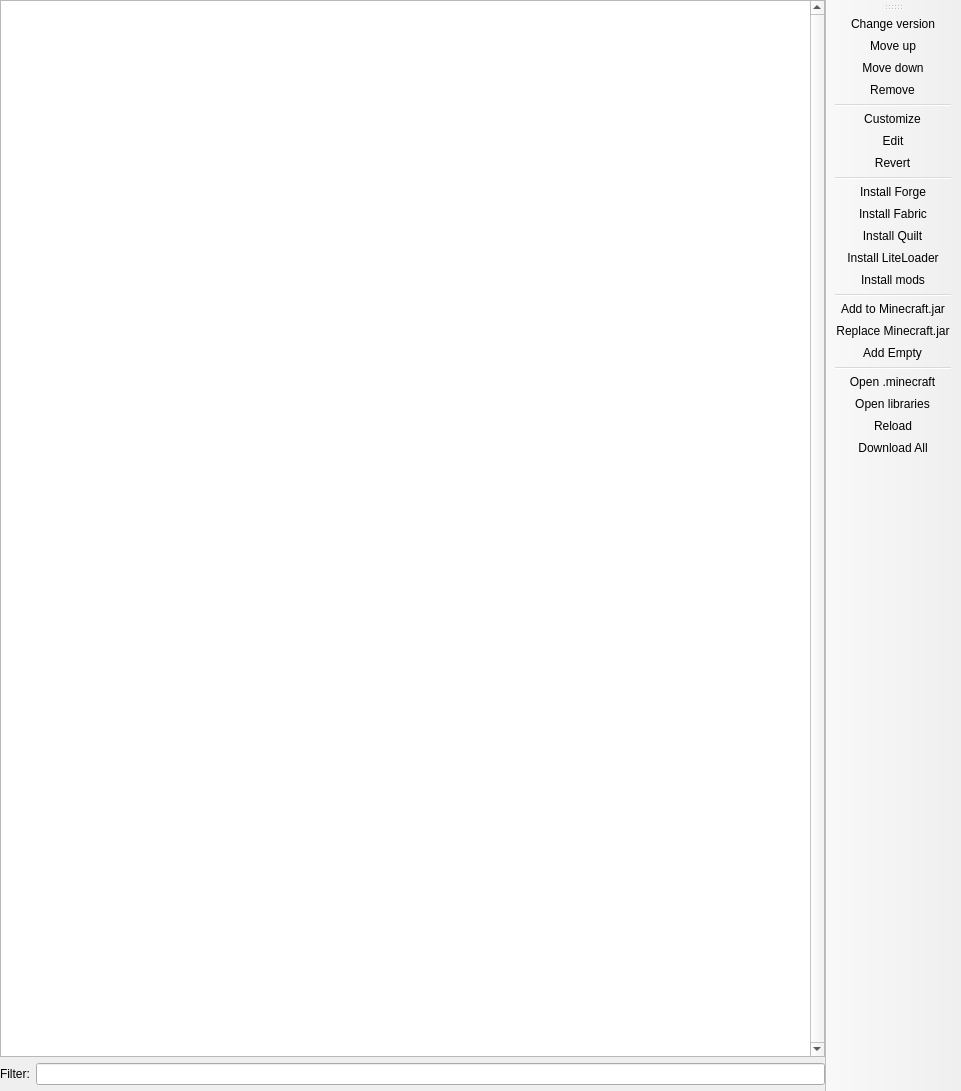
<?xml version="1.0" encoding="UTF-8"?>
<ui version="4.0">
 <class>VersionPage</class>
 <widget class="QMainWindow" name="VersionPage">
  <property name="geometry">
   <rect>
    <x>0</x>
    <y>0</y>
    <width>961</width>
    <height>1091</height>
   </rect>
  </property>
  <widget class="QWidget" name="centralwidget">
   <layout class="QHBoxLayout" name="horizontalLayout">
    <property name="leftMargin">
     <number>0</number>
    </property>
    <property name="topMargin">
     <number>0</number>
    </property>
    <property name="rightMargin">
     <number>0</number>
    </property>
    <property name="bottomMargin">
     <number>0</number>
    </property>
    <item>
     <layout class="QVBoxLayout" name="verticalLayout">
      <item>
       <widget class="ModListView" name="packageView">
        <property name="verticalScrollBarPolicy">
         <enum>Qt::ScrollBarAlwaysOn</enum>
        </property>
        <property name="horizontalScrollBarPolicy">
         <enum>Qt::ScrollBarAlwaysOff</enum>
        </property>
        <property name="sortingEnabled">
         <bool>false</bool>
        </property>
        <property name="headerHidden">
         <bool>false</bool>
        </property>
        <attribute name="headerVisible">
         <bool>true</bool>
        </attribute>
       </widget>
      </item>
      <item>
       <layout class="QGridLayout" name="gridLayout_2">
        <item row="0" column="1">
         <widget class="QLineEdit" name="filterEdit"/>
        </item>
        <item row="0" column="0">
         <widget class="QLabel" name="filterLabel">
          <property name="text">
           <string>Filter:</string>
          </property>
         </widget>
        </item>
       </layout>
      </item>
      <item>
       <widget class="InfoFrame" name="frame">
        <property name="sizePolicy">
         <sizepolicy hsizetype="Preferred" vsizetype="Minimum">
          <horstretch>0</horstretch>
          <verstretch>0</verstretch>
         </sizepolicy>
        </property>
       </widget>
      </item>
     </layout>
    </item>
   </layout>
  </widget>
  <widget class="WideBar" name="toolBar">
   <property name="windowTitle">
    <string>Actions</string>
   </property>
   <property name="allowedAreas">
    <set>Qt::LeftToolBarArea|Qt::RightToolBarArea</set>
   </property>
   <property name="toolButtonStyle">
    <enum>Qt::ToolButtonTextOnly</enum>
   </property>
   <property name="floatable">
    <bool>false</bool>
   </property>
   <attribute name="toolBarArea">
    <enum>RightToolBarArea</enum>
   </attribute>
   <attribute name="toolBarBreak">
    <bool>false</bool>
   </attribute>
   <addaction name="actionChange_version"/>
   <addaction name="actionMove_up"/>
   <addaction name="actionMove_down"/>
   <addaction name="actionRemove"/>
   <addaction name="separator"/>
   <addaction name="actionCustomize"/>
   <addaction name="actionEdit"/>
   <addaction name="actionRevert"/>
   <addaction name="separator"/>
   <addaction name="actionInstall_Forge"/>
   <addaction name="actionInstall_Fabric"/>
   <addaction name="actionInstall_Quilt"/>
   <addaction name="actionInstall_LiteLoader"/>
   <addaction name="actionInstall_mods"/>
   <addaction name="separator"/>
   <addaction name="actionAdd_to_Minecraft_jar"/>
   <addaction name="actionReplace_Minecraft_jar"/>
   <addaction name="actionAdd_Empty"/>
   <addaction name="separator"/>
   <addaction name="actionMinecraftFolder"/>
   <addaction name="actionLibrariesFolder"/>
   <addaction name="actionReload"/>
   <addaction name="actionDownload_All"/>
  </widget>
  <action name="actionChange_version">
   <property name="text">
    <string>Change version</string>
   </property>
   <property name="toolTip">
    <string>Change version of the selected package.</string>
   </property>
  </action>
  <action name="actionMove_up">
   <property name="text">
    <string>Move up</string>
   </property>
   <property name="toolTip">
    <string>Make the selected package apply sooner.</string>
   </property>
  </action>
  <action name="actionMove_down">
   <property name="text">
    <string>Move down</string>
   </property>
   <property name="toolTip">
    <string>Make the selected package apply later.</string>
   </property>
  </action>
  <action name="actionRemove">
   <property name="text">
    <string>Remove</string>
   </property>
   <property name="toolTip">
    <string>Remove selected package from the instance.</string>
   </property>
  </action>
  <action name="actionCustomize">
   <property name="text">
    <string>Customize</string>
   </property>
   <property name="toolTip">
    <string>Customize selected package.</string>
   </property>
  </action>
  <action name="actionEdit">
   <property name="text">
    <string>Edit</string>
   </property>
   <property name="toolTip">
    <string>Edit selected package.</string>
   </property>
  </action>
  <action name="actionRevert">
   <property name="text">
    <string>Revert</string>
   </property>
   <property name="toolTip">
    <string>Revert the selected package to default.</string>
   </property>
  </action>
  <action name="actionInstall_Forge">
   <property name="text">
    <string>Install Forge</string>
   </property>
   <property name="toolTip">
    <string>Install the Minecraft Forge package.</string>
   </property>
  </action>
  <action name="actionInstall_Fabric">
   <property name="text">
    <string>Install Fabric</string>
   </property>
   <property name="toolTip">
    <string>Install the Fabric Loader package.</string>
   </property>
  </action>
  <action name="actionInstall_Quilt">
   <property name="text">
    <string>Install Quilt</string>
   </property>
   <property name="toolTip">
    <string>Install the Quilt Loader package.</string>
   </property>
  </action>
  <action name="actionInstall_LiteLoader">
   <property name="text">
    <string>Install LiteLoader</string>
   </property>
   <property name="toolTip">
    <string>Install the LiteLoader package.</string>
   </property>
  </action>
  <action name="actionInstall_mods">
   <property name="text">
    <string>Install mods</string>
   </property>
   <property name="toolTip">
    <string>Install normal mods.</string>
   </property>
  </action>
  <action name="actionAdd_to_Minecraft_jar">
   <property name="text">
    <string>Add to Minecraft.jar</string>
   </property>
   <property name="toolTip">
    <string>Add a mod into the Minecraft jar file.</string>
   </property>
  </action>
  <action name="actionReplace_Minecraft_jar">
   <property name="text">
    <string>Replace Minecraft.jar</string>
   </property>
  </action>
  <action name="actionAdd_Empty">
   <property name="text">
    <string>Add Empty</string>
   </property>
   <property name="toolTip">
    <string>Add an empty custom package.</string>
   </property>
  </action>
  <action name="actionReload">
   <property name="text">
    <string>Reload</string>
   </property>
   <property name="toolTip">
    <string>Reload all packages.</string>
   </property>
  </action>
  <action name="actionDownload_All">
   <property name="text">
    <string>Download All</string>
   </property>
   <property name="toolTip">
    <string>Download the files needed to launch the instance now.</string>
   </property>
  </action>
  <action name="actionMinecraftFolder">
   <property name="text">
    <string>Open .minecraft</string>
   </property>
   <property name="toolTip">
    <string>Open the instance's .minecraft folder.</string>
   </property>
  </action>
  <action name="actionLibrariesFolder">
   <property name="text">
    <string>Open libraries</string>
   </property>
   <property name="toolTip">
    <string>Open the instance's local libraries folder.</string>
   </property>
  </action>
 </widget>
 <customwidgets>
  <customwidget>
   <class>ModListView</class>
   <extends>QTreeView</extends>
   <header>ui/widgets/ModListView.h</header>
  </customwidget>
  <customwidget>
   <class>InfoFrame</class>
   <extends>QFrame</extends>
   <header>ui/widgets/InfoFrame.h</header>
   <container>1</container>
  </customwidget>
  <customwidget>
   <class>WideBar</class>
   <extends>QToolBar</extends>
   <header>ui/widgets/WideBar.h</header>
  </customwidget>
 </customwidgets>
 <resources/>
 <connections/>
</ui>
